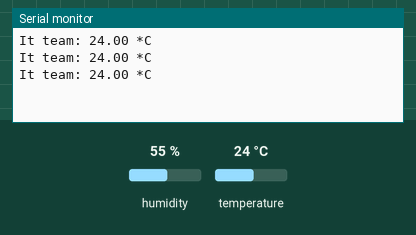
This sketch was run on a simulated Arduino Uno, built with avr-gcc and run on an emulated ATmega328P. Parts: the last lines printed to the serial monitor. The test bench sets the inputs (shaded band); at power-on: temperature 24 °C, humidity 55 %.

Above: at 2.8 s.
2.9 s: temperature set to 12 °C
At 4.8 s:
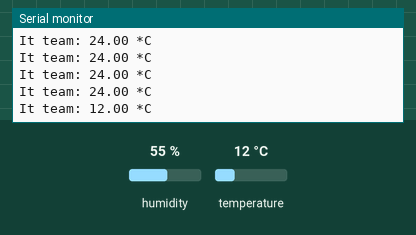
5.6 s: temperature set to 19 °C
At 6.8 s:
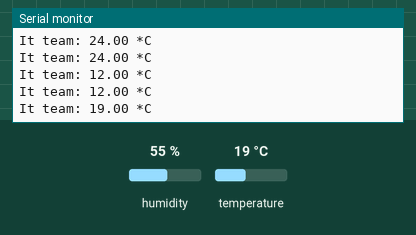
Timing chart, 0 to 8.6 s (numbered marks = the images above; inputs shaded):
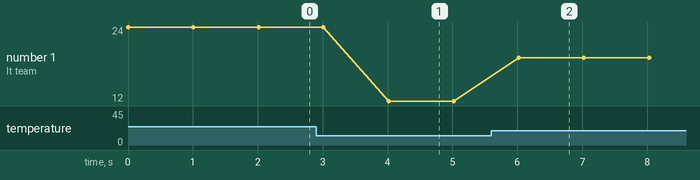

Measured:
- after the input at 2.9 s, the serial monitor: prints a new line after 1.1 s (image 1)
- after the input at 5.6 s, the serial monitor: prints a new line after 0.42 s (image 2)
- plotted number 1: 24 → 12 after the input at 2.9 s, 12 → 19 after the input at 5.6 s

The sketch:

sensor-temperatura.ino
```cpp
#include "DHT.h"
float temperatura;

DHT dht(2, DHT22);

void setup() {
  Serial.begin(9600);
  dht.begin();
}

void loop() {
  temperatura = dht.readTemperature();
  Serial.print("It team: ");
  Serial.print(temperatura);
  Serial.println(" *C ");
  delay(1000);
}
```
